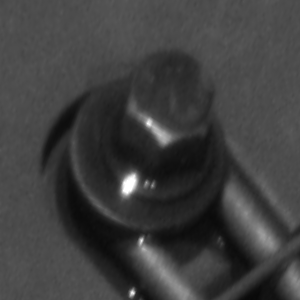
#> input picture data/contourTest/c (1).png, 300 x 300 px
$ python 19-contourTest.py   (older library calls are emulated)
#> lines starting #> are read from the running program, lines starting #| are printed output that depends on the picture; after the words box and inside, x2 and y2 are one past the last pixel; in counts of white or black regions, pixels touching at a corner belong together
import cv2 as cv
import numpy as np
import random as rng

rng.seed(12345)

def thresh_callback(val):
    threshold = val

    # Detect edges using Canny
    canny_output = cv.Canny(src_gray, threshold, threshold * 2)

    # Find contours
    _, contours, hierarchy = cv.findContours(canny_output, cv.RETR_TREE, cv.CHAIN_APPROX_SIMPLE)

    # Draw contours
    drawing = np.zeros((canny_output.shape[0], canny_output.shape[1], 3), dtype=np.uint8)
    for i in range(len(contours)):
        color = (rng.randint(0,256), rng.randint(0,256), rng.randint(0,256))
        cv.drawContours(drawing, contours, i, color, 2, cv.LINE_8, hierarchy, 0)

    # Show in a window
    cv.imshow('Contours', drawing)
    cv.imshow('canny', canny_output)


src = cv.imread('data/contourTest/c (1).png')
#> src is the input picture: shape (300, 300, 3); min 8, max 255, mean 63.3
#src = cv.imread('sample/HappyFish.jpg')
#src = cv.imread('sample/rubberwhale1.png')
if src is None:
    print('Could not open or find the image.')
    exit(0)

# Convert image to gray and blur it
src_gray = cv.cvtColor(src, cv.COLOR_BGR2GRAY)
src_gray = cv.blur(src_gray, (3,3))

# Create Window
source_window = 'Source'
cv.namedWindow(source_window)
cv.imshow(source_window, src)
max_thresh = 255
thresh = 100 # initial threshold
cv.createTrackbar('Canny Thresh:', source_window, thresh, max_thresh, thresh_callback)
thresh_callback(thresh)
#> in thresh_callback, `canny_output = cv.Canny(src_gray, threshold, threshold * 2)`:
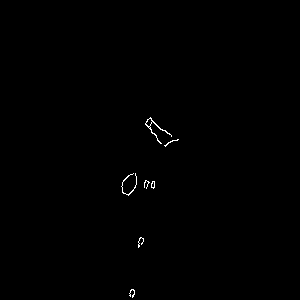
#> canny_output: shape (300, 300); 0.29% white in thin lines or dots, all inside (x1, y1, x2, y2) = (121, 117, 179, 298)
#> in thresh_callback, `_, contours, hierarchy = cv.findContours(canny_output, cv.RETR_TREE, c..`: contours = 10 contours, 8 with area under 20; largest, box (x1, y1, x2, y2) and area: (145, 117, 172, 144) 64, (145, 118, 153, 127) 31
#> the loop in thresh_callback, `for i in range(len(contours)):` made 10 passes
#> color on passes 1 to 10: (213, 5, 152), (188, 99, 138), (223, 82, 191), (63, 221, 133), (89, 95, 181), (46, 211, 85), (75, 105, 39), (97, 174, 164), (12, 234, 173), (13, 212, 1)

cv.waitKey()

$ run again, with data/contourTest/c (2).png copied over data/contourTest/c (1).png
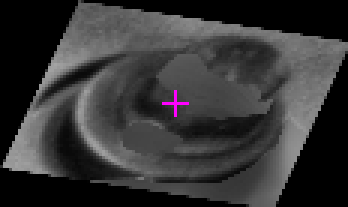
#> input picture data/contourTest/c (2).png, 116 x 69 px (shown 3 times larger)
#> src is the input picture: shape (69, 116, 3); mean B, G, R 53.6, 53, 53.6
#> in thresh_callback, `canny_output = cv.Canny(src_gray, threshold, threshold * 2)`:
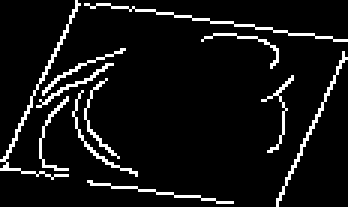
#> canny_output: shape (69, 116) (shown 3 times larger); 7.4% white in thin lines or dots
#> contours = 11 contours, 9 with area under 20; largest, box (x1, y1, x2, y2) and area: (0, 0, 27, 60) 24, (92, 17, 116, 69) 20
#> the loop in thresh_callback, `for i in range(len(contours)):` made 11 passes
#> color on passes 1 to 8: (213, 5, 152), (188, 99, 138), (223, 82, 191), (63, 221, 133), (89, 95, 181), (46, 211, 85), (75, 105, 39), (97, 174, 164)
#> after the loop in thresh_callback, `for i in range(len(contours)):`:
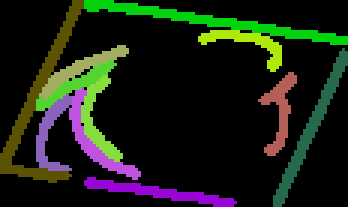
#> drawing: shape (69, 116, 3) (shown 3 times larger); mean of channels 0, 1, 2 18.8, 31.5, 25; drawn as B, G, R
